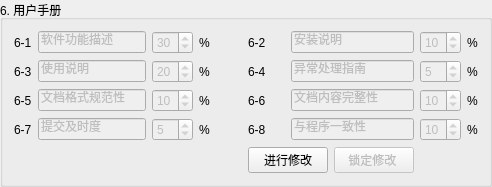
        <widget class="QGroupBox" name="groupBox_6">
         <property name="sizePolicy">
          <sizepolicy hsizetype="Expanding" vsizetype="Expanding">
           <horstretch>0</horstretch>
           <verstretch>0</verstretch>
          </sizepolicy>
         </property>
         <property name="title">
          <string>6. 用户手册</string>
         </property>
         <layout class="QGridLayout" name="gridLayout_6">
          <item row="0" column="0">
           <widget class="QLabel" name="pro6_1Label">
            <property name="text">
             <string>6-1</string>
            </property>
            <property name="alignment">
             <set>Qt::AlignLeading|Qt::AlignLeft|Qt::AlignVCenter</set>
            </property>
            <property name="buddy">
             <cstring>pro6_1LineEdit</cstring>
            </property>
           </widget>
          </item>
          <item row="0" column="1">
           <widget class="QLineEdit" name="pro6_1LineEdit">
            <property name="enabled">
             <bool>false</bool>
            </property>
            <property name="text">
             <string>软件功能描述</string>
            </property>
           </widget>
          </item>
          <item row="0" column="2">
           <widget class="QSpinBox" name="pro6_1SpinBox">
            <property name="enabled">
             <bool>false</bool>
            </property>
            <property name="value">
             <number>30</number>
            </property>
           </widget>
          </item>
          <item row="0" column="3">
           <widget class="QLabel" name="label_38">
            <property name="text">
             <string>%</string>
            </property>
           </widget>
          </item>
          <item row="0" column="4">
           <spacer name="horizontalSpacer_30">
            <property name="orientation">
             <enum>Qt::Horizontal</enum>
            </property>
            <property name="sizeHint" stdset="0">
             <size>
              <width>32</width>
              <height>20</height>
             </size>
            </property>
           </spacer>
          </item>
          <item row="0" column="5">
           <widget class="QLabel" name="pro6_2Label">
            <property name="text">
             <string>6-2</string>
            </property>
            <property name="alignment">
             <set>Qt::AlignLeading|Qt::AlignLeft|Qt::AlignVCenter</set>
            </property>
            <property name="buddy">
             <cstring>pro6_2LineEdit</cstring>
            </property>
           </widget>
          </item>
          <item row="0" column="6" colspan="2">
           <widget class="QLineEdit" name="pro6_2LineEdit">
            <property name="enabled">
             <bool>false</bool>
            </property>
            <property name="text">
             <string>安装说明</string>
            </property>
           </widget>
          </item>
          <item row="0" column="8">
           <widget class="QSpinBox" name="pro6_2SpinBox">
            <property name="enabled">
             <bool>false</bool>
            </property>
            <property name="value">
             <number>10</number>
            </property>
           </widget>
          </item>
          <item row="0" column="9">
           <widget class="QLabel" name="label_43">
            <property name="text">
             <string>%</string>
            </property>
           </widget>
          </item>
          <item row="1" column="0">
           <widget class="QLabel" name="pro6_3Label">
            <property name="text">
             <string>6-3</string>
            </property>
            <property name="alignment">
             <set>Qt::AlignLeading|Qt::AlignLeft|Qt::AlignVCenter</set>
            </property>
            <property name="buddy">
             <cstring>pro6_3LineEdit</cstring>
            </property>
           </widget>
          </item>
          <item row="1" column="1">
           <widget class="QLineEdit" name="pro6_3LineEdit">
            <property name="enabled">
             <bool>false</bool>
            </property>
            <property name="text">
             <string>使用说明</string>
            </property>
           </widget>
          </item>
          <item row="1" column="2">
           <widget class="QSpinBox" name="pro6_3SpinBox">
            <property name="enabled">
             <bool>false</bool>
            </property>
            <property name="value">
             <number>20</number>
            </property>
           </widget>
          </item>
          <item row="1" column="3">
           <widget class="QLabel" name="label_40">
            <property name="text">
             <string>%</string>
            </property>
           </widget>
          </item>
          <item row="1" column="4">
           <spacer name="horizontalSpacer_31">
            <property name="orientation">
             <enum>Qt::Horizontal</enum>
            </property>
            <property name="sizeHint" stdset="0">
             <size>
              <width>32</width>
              <height>20</height>
             </size>
            </property>
           </spacer>
          </item>
          <item row="1" column="5">
           <widget class="QLabel" name="pro6_4Label">
            <property name="text">
             <string>6-4</string>
            </property>
            <property name="alignment">
             <set>Qt::AlignLeading|Qt::AlignLeft|Qt::AlignVCenter</set>
            </property>
            <property name="buddy">
             <cstring>pro6_4LineEdit</cstring>
            </property>
           </widget>
          </item>
          <item row="1" column="6" colspan="2">
           <widget class="QLineEdit" name="pro6_4LineEdit">
            <property name="enabled">
             <bool>false</bool>
            </property>
            <property name="text">
             <string>异常处理指南</string>
            </property>
           </widget>
          </item>
          <item row="1" column="8">
           <widget class="QSpinBox" name="pro6_4SpinBox">
            <property name="enabled">
             <bool>false</bool>
            </property>
            <property name="value">
             <number>5</number>
            </property>
           </widget>
          </item>
          <item row="1" column="9">
           <widget class="QLabel" name="label_44">
            <property name="text">
             <string>%</string>
            </property>
           </widget>
          </item>
          <item row="2" column="0">
           <widget class="QLabel" name="pro6_5Label">
            <property name="text">
             <string>6-5</string>
            </property>
            <property name="alignment">
             <set>Qt::AlignLeading|Qt::AlignLeft|Qt::AlignVCenter</set>
            </property>
            <property name="buddy">
             <cstring>pro6_5LineEdit</cstring>
            </property>
           </widget>
          </item>
          <item row="2" column="1">
           <widget class="QLineEdit" name="pro6_5LineEdit">
            <property name="enabled">
             <bool>false</bool>
            </property>
            <property name="text">
             <string>文档格式规范性</string>
            </property>
           </widget>
          </item>
          <item row="2" column="2">
           <widget class="QSpinBox" name="pro6_5SpinBox">
            <property name="enabled">
             <bool>false</bool>
            </property>
            <property name="value">
             <number>10</number>
            </property>
           </widget>
          </item>
          <item row="2" column="3">
           <widget class="QLabel" name="label_42">
            <property name="text">
             <string>%</string>
            </property>
           </widget>
          </item>
          <item row="2" column="4">
           <spacer name="horizontalSpacer_29">
            <property name="orientation">
             <enum>Qt::Horizontal</enum>
            </property>
            <property name="sizeHint" stdset="0">
             <size>
              <width>32</width>
              <height>20</height>
             </size>
            </property>
           </spacer>
          </item>
          <item row="2" column="5">
           <widget class="QLabel" name="pro6_6Label">
            <property name="text">
             <string>6-6</string>
            </property>
            <property name="alignment">
             <set>Qt::AlignLeading|Qt::AlignLeft|Qt::AlignVCenter</set>
            </property>
            <property name="buddy">
             <cstring>pro6_6LineEdit</cstring>
            </property>
           </widget>
          </item>
          <item row="2" column="6" colspan="2">
           <widget class="QLineEdit" name="pro6_6LineEdit">
            <property name="enabled">
             <bool>false</bool>
            </property>
            <property name="text">
             <string>文档内容完整性</string>
            </property>
           </widget>
          </item>
          <item row="2" column="8">
           <widget class="QSpinBox" name="pro6_6SpinBox">
            <property name="enabled">
             <bool>false</bool>
            </property>
            <property name="value">
             <number>10</number>
            </property>
           </widget>
          </item>
          <item row="2" column="9">
           <widget class="QLabel" name="label_46">
            <property name="text">
             <string>%</string>
            </property>
           </widget>
          </item>
          <item row="3" column="0">
           <widget class="QLabel" name="pro6_7Label_2">
            <property name="text">
             <string>6-7</string>
            </property>
            <property name="alignment">
             <set>Qt::AlignLeading|Qt::AlignLeft|Qt::AlignVCenter</set>
            </property>
            <property name="buddy">
             <cstring>pro6_7LineEdit</cstring>
            </property>
           </widget>
          </item>
          <item row="3" column="1">
           <widget class="QLineEdit" name="pro6_7LineEdit">
            <property name="enabled">
             <bool>false</bool>
            </property>
            <property name="text">
             <string>提交及时度</string>
            </property>
           </widget>
          </item>
          <item row="3" column="2">
           <widget class="QSpinBox" name="pro6_7SpinBox">
            <property name="enabled">
             <bool>false</bool>
            </property>
            <property name="value">
             <number>5</number>
            </property>
           </widget>
          </item>
          <item row="3" column="3">
           <widget class="QLabel" name="label_41">
            <property name="text">
             <string>%</string>
            </property>
           </widget>
          </item>
          <item row="3" column="4">
           <spacer name="horizontalSpacer_32">
            <property name="orientation">
             <enum>Qt::Horizontal</enum>
            </property>
            <property name="sizeHint" stdset="0">
             <size>
              <width>32</width>
              <height>20</height>
             </size>
            </property>
           </spacer>
          </item>
          <item row="3" column="5">
           <widget class="QLabel" name="pro6_8Label">
            <property name="text">
             <string>6-8</string>
            </property>
            <property name="alignment">
             <set>Qt::AlignLeading|Qt::AlignLeft|Qt::AlignVCenter</set>
            </property>
            <property name="buddy">
             <cstring>pro6_8LineEdit</cstring>
            </property>
           </widget>
          </item>
          <item row="3" column="6" colspan="2">
           <widget class="QLineEdit" name="pro6_8LineEdit">
            <property name="enabled">
             <bool>false</bool>
            </property>
            <property name="text">
             <string>与程序一致性</string>
            </property>
           </widget>
          </item>
          <item row="3" column="8">
           <widget class="QSpinBox" name="pro6_8SpinBox">
            <property name="enabled">
             <bool>false</bool>
            </property>
            <property name="value">
             <number>10</number>
            </property>
           </widget>
          </item>
          <item row="3" column="9">
           <widget class="QLabel" name="label_45">
            <property name="text">
             <string>%</string>
            </property>
           </widget>
          </item>
          <item row="4" column="4">
           <spacer name="horizontalSpacer_33">
            <property name="orientation">
             <enum>Qt::Horizontal</enum>
            </property>
            <property name="sizeHint" stdset="0">
             <size>
              <width>32</width>
              <height>20</height>
             </size>
            </property>
           </spacer>
          </item>
          <item row="4" column="5" colspan="2">
           <widget class="QPushButton" name="modifyBtn6">
            <property name="sizePolicy">
             <sizepolicy hsizetype="Minimum" vsizetype="Fixed">
              <horstretch>0</horstretch>
              <verstretch>0</verstretch>
             </sizepolicy>
            </property>
            <property name="text">
             <string>进行修改</string>
            </property>
           </widget>
          </item>
          <item row="4" column="7">
           <widget class="QPushButton" name="lockBtn6">
            <property name="enabled">
             <bool>false</bool>
            </property>
            <property name="sizePolicy">
             <sizepolicy hsizetype="Minimum" vsizetype="Fixed">
              <horstretch>0</horstretch>
              <verstretch>0</verstretch>
             </sizepolicy>
            </property>
            <property name="text">
             <string>锁定修改 </string>
            </property>
            <property name="checkable">
             <bool>false</bool>
            </property>
           </widget>
          </item>
          <item row="4" column="8" colspan="2">
           <spacer name="horizontalSpacer_10">
            <property name="orientation">
             <enum>Qt::Horizontal</enum>
            </property>
            <property name="sizeHint" stdset="0">
             <size>
              <width>51</width>
              <height>20</height>
             </size>
            </property>
           </spacer>
          </item>
         </layout>
        </widget>
